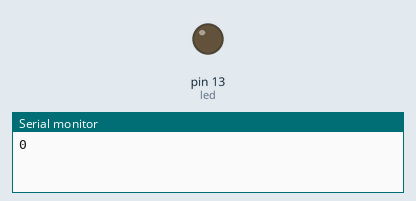
Simulated run of this sketch. Board: Arduino Uno, built with avr-gcc and run on an emulated ATmega328P. Shown: output pins drawn as LEDs (lit = HIGH), the last lines printed to the serial monitor. Dashed ring = blinking.

Above: at 0.1 s.
At 39.1 s:
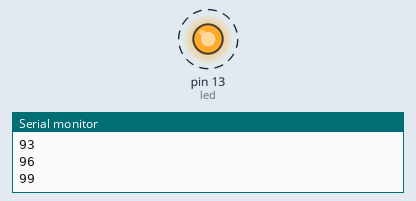
Timing chart, 0 to 40.0 s (numbered marks = the images above):
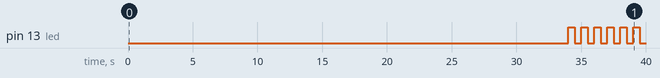

Measured:
- by itself, pin 13 (led): LOW → HIGH at 34.0 s, → LOW 0.50 s later, → HIGH 0.50 s later, → LOW 0.50 s later, … (12 changes in this stretch)

The sketch:

201901723_Assignment5.ino
```cpp
/*
201901723 최가은
2022.10.04.(화)
*/

int led = 13;

void setup() {
  Serial.begin(9600);
  pinMode(led, OUTPUT);

}

void loop() {
  int temp = 0;             // Initial temperature
  while(temp < 100){
    Serial.println(temp);
    temp += 3;              // Every 1000ms, +3C
    delay(1000);
  }

  if(temp > 100){           // When it exceeds 100C
    for(int i = 0 ; i < 10 ; i++){    // Blinking 10 times
      digitalWrite(led, HIGH);
      delay(500);
      digitalWrite(led, LOW);
      delay(500);
    }

    while(temp >= 0){       // After blinking 10 times
      Serial.println(temp);
      temp -= 3;            // decrease the temp 3C every 1000ms
      delay(1000);
    }

    temp = 0;               // Set it zero
    Serial.println("Repeat");   // repeat
  }
}
```
